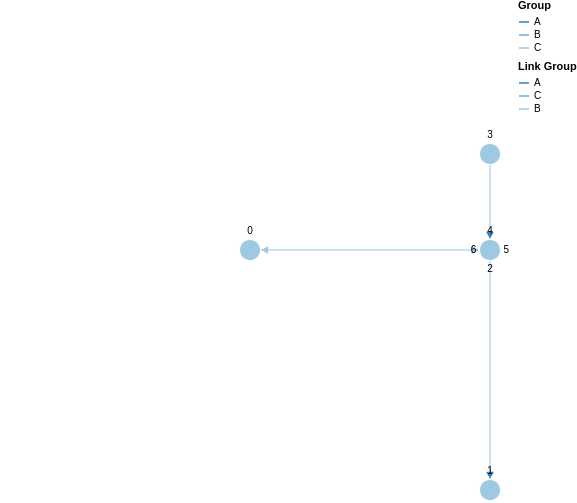

Vega-Lite specification stored for this chart:
### Vega specification from a JSON file in a GitHub repository (floating-point values rounded to 4 significant figures)
{"$schema": "https://vega.github.io/schema/vega/v5.json", "description": "A node-link diagram with force-directed layout.", "width": 500, "height": 500, "padding": 0, "signals": [{"name": "cx", "update": "width / 2"}, {"name": "cy", "update": "height / 2"}, {"name": "nodeRadius", "value": 15}, {"name": "nodeCharge", "value": -80}, {"name": "linkDistance", "value": 80}, {"name": "layoutdata", "value": true, "bind": {"input": "checkbox"}}, {"description": "State variable for active node fix status.", "name": "fix", "value": false, "on": [{"events": "symbol:mouseout[!event.buttons], window:mouseup", "update": "false"}, {"events": "symbol:mouseover", "update": "fix || true"}, {"events": "[symbol:mousedown, window:mouseup] > window:mousemove!", "update": "xy()", "force": true}]}, {"description": "Unfix node", "name": "reset", "value": null, "on": [{"events": "symbol:dblclick", "update": "item().datum"}]}, {"description": "Graph node most recently interacted with.", "name": "node", "value": null, "on": [{"events": "symbol:mouseover", "update": "fix === true ? item() : node"}]}, {"description": "Flag to restart Force simulation upon data changes.", "name": "restart", "value": false, "on": [{"events": {"signal": "fix"}, "update": "fix && fix.length"}, {"events": {"signal": "layoutdata"}, "update": "true"}, {"events": {"signal": "reset"}, "update": "true"}]}], "scales": [{"name": "color", "type": "ordinal", "domain": {"data": "node-data", "field": "group"}, "range": {"scheme": "category20c"}}, {"name": "colorlink", "type": "ordinal", "domain": {"data": "link-data", "field": "group"}, "range": {"scheme": "category20c"}}, {"name": "xscale", "domain": {"data": "node-data", "field": "fx"}, "range": [10, {"signal": "width - 10"}]}, {"name": "yscale", "domain": {"data": "node-data", "field": "fy"}, "range": [10, {"signal": "height - 10"}]}], "legends": [{"title": "Group", "stroke": "color", "symbolType": "stroke"}, {"title": "Link Group", "stroke": "colorlink", "symbolType": "stroke"}], "marks": [{"name": "nodes", "type": "symbol", "zindex": 1, "from": {"data": "node-data"}, "transform": [{"type": "force", "iterations": 300, "restart": {"signal": "restart"}, "static": true, "signal": "force", "forces": [{"force": "center", "x": {"signal": "cx"}, "y": {"signal": "cy"}}, {"force": "collide", "radius": {"signal": "nodeRadius"}}, {"force": "nbody", "strength": {"signal": "nodeCharge"}}, {"force": "link", "links": "link-data", "distance": {"signal": "linkDistance"}}]}], "encode": {"enter": {"fill": {"value": "color", "field": "group"}, "stroke": {"value": "white"}}, "update": {"size": {"signal": "2 * nodeRadius * nodeRadius"}, "cursor": {"value": "pointer"}, "fy": {"signal": "datum.fixedy != -100 ? datum.fixedy : ((layoutdata ? scale('yscale', datum.fy) : null))"}, "fx": {"signal": "datum.fixedx != -100 ? datum.fixedx  : ((layoutdata ? scale('xscale', datum.fx) : null))"}}}}, {"type": "text", "name": "labels", "from": {"data": "nodes"}, "zindex": 2, "interactive": false, "transform": [{"type": "label", "avoidMarks": ["nodes"], "anchor": ["top", "bottom", "right", "left"], "offset": [1], "size": {"signal": "[width + 60, height]"}}], "encode": {"enter": {"fill": {"value": "black"}, "align": {"value": "center"}, "baseline": {"value": "middle"}, "fontSize": {"value": 10}, "text": {"field": "datum.id"}}, "update": {"x": {"field": "x"}, "y": {"field": "y"}}}}, {"type": "path", "from": {"data": "link-data"}, "interactive": false, "encode": {"update": {"stroke": {"scale": "colorlink", "field": "group"}, "strokeWidth": {"value": 0.5}}}, "transform": [{"type": "linkpath", "require": {"signal": "force"}, "shape": "line", "sourceX": "datum.source.x", "sourceY": "datum.source.y", "targetX": "datum.target.x", "targetY": "datum.target.y"}]}, {"name": "arrows", "type": "symbol", "from": {"data": "link-data"}, "zindex": {"value": 40}, "encode": {"enter": {"fill": {"scale": "colorlink", "field": "group"}, "stroke": {"scale": "colorlink", "field": "group"}, "shape": {"value": "triangle-right"}, "size": {"value": 40}}, "update": {"x": {"field": "target.x"}, "y": {"field": "target.y"}}, "hover": {"opacity": {"value": 1}}}, "transform": [{"type": "formula", "as": "tan", "expr": "atan2((datum.datum.target.y-datum.datum.source.y),(datum.datum.target.x-datum.datum.source.x))"}, {"type": "formula", "as": "angle", "expr": "datum.tan*180/PI"}, {"type": "formula", "as": "y", "expr": "datum.datum.target.y - nodeRadius*sin(datum.tan)"}, {"type": "formula", "as": "x", "expr": "datum.datum.target.x - nodeRadius*cos(datum.tan)"}]}], "data": [{"name": "node-data", "values": [{"id": 4, "label": "Zero", "group": "A", "fx": 2, "fy": 5, "fixedx": -100, "fixedy": -100}, {"id": 1, "label": "One", "group": "A", "fx": 2, "fy": 10, "fixedx": -100, "fixedy": -100}, {"id": 2, "label": "Two", "group": "B", "fx": 2, "fy": 5, "fixedx": -100, "fixedy": -100}, {"id": 3, "label": "Three", "group": "B", "fx": 2, "fy": 3, "fixedx": -100, "fixedy": -100}, {"id": 0, "label": "Four", "group": "C", "fx": 1, "fy": 5, "fixedx": -100, "fixedy": -100}, {"id": 5, "label": "Five", "group": "C", "fx": 2, "fy": 5, "fixedx": -100, "fixedy": -100}, {"id": 6, "label": "Six", "group": "C", "fx": 2, "fy": 5, "fixedx": -100, "fixedy": -100}], "on": [{"trigger": "fix.length == 2", "modify": "node.datum", "values": "{fixedx: fix[0], fixedy: fix[1]}"}, {"trigger": "reset", "modify": "reset", "values": "{fixedx: -100, fixedy: -100}"}]}, {"name": "link-data", "values": [{"id": 1, "source": 0, "target": 1, "group": "A"}, {"id": 2, "source": 4, "target": 2, "group": "C"}, {"id": 3, "source": 3, "target": 0, "group": "A"}, {"id": 4, "source": 2, "target": 5, "group": "C"}, {"id": 5, "source": 0, "target": 4, "group": "B"}, {"id": 6, "source": 5, "target": 0, "group": "B"}]}]}
